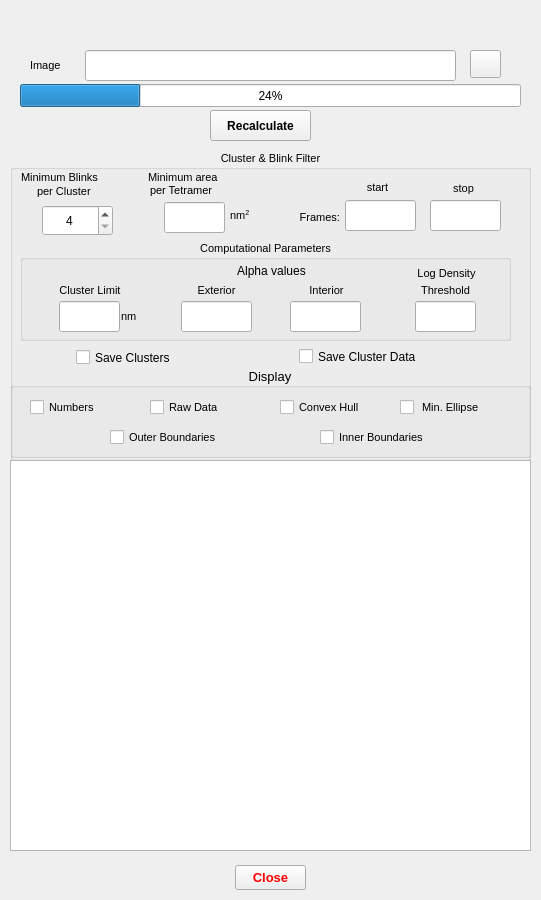
<?xml version="1.0" encoding="UTF-8"?>
<ui version="4.0">
 <class>Parameters</class>
 <widget class="QWidget" name="Parameters">
  <property name="geometry">
   <rect>
    <x>0</x>
    <y>0</y>
    <width>541</width>
    <height>900</height>
   </rect>
  </property>
  <property name="windowTitle">
   <string/>
  </property>
  <property name="windowIcon">
   <iconset resource="glsl.qrc">
    <normaloff>:/dim.png</normaloff>:/dim.png</iconset>
  </property>
  <widget class="QPushButton" name="pbLoadFiles">
   <property name="geometry">
    <rect>
     <x>210</x>
     <y>110</y>
     <width>95</width>
     <height>30</height>
    </rect>
   </property>
   <property name="font">
    <font>
     <weight>75</weight>
     <bold>true</bold>
    </font>
   </property>
   <property name="text">
    <string>Load </string>
   </property>
  </widget>
  <widget class="QGroupBox" name="groupBox">
   <property name="geometry">
    <rect>
     <x>10</x>
     <y>150</y>
     <width>521</width>
     <height>311</height>
    </rect>
   </property>
   <property name="font">
    <font>
     <pointsize>8</pointsize>
    </font>
   </property>
   <property name="title">
    <string>Cluster &amp;&amp; Blink Filter</string>
   </property>
   <property name="alignment">
    <set>Qt::AlignCenter</set>
   </property>
   <widget class="QSpinBox" name="sbMinBlinksPerCluster">
    <property name="geometry">
     <rect>
      <x>32</x>
      <y>55</y>
      <width>71</width>
      <height>31</height>
     </rect>
    </property>
    <property name="sizePolicy">
     <sizepolicy hsizetype="Fixed" vsizetype="Fixed">
      <horstretch>0</horstretch>
      <verstretch>0</verstretch>
     </sizepolicy>
    </property>
    <property name="minimumSize">
     <size>
      <width>51</width>
      <height>21</height>
     </size>
    </property>
    <property name="font">
     <font>
      <pointsize>9</pointsize>
     </font>
    </property>
    <property name="alignment">
     <set>Qt::AlignCenter</set>
    </property>
    <property name="minimum">
     <number>4</number>
    </property>
    <property name="maximum">
     <number>10</number>
    </property>
   </widget>
   <widget class="QLabel" name="label_5">
    <property name="geometry">
     <rect>
      <x>11</x>
      <y>17</y>
      <width>111</width>
      <height>20</height>
     </rect>
    </property>
    <property name="font">
     <font>
      <pointsize>8</pointsize>
     </font>
    </property>
    <property name="text">
     <string>Minimum Blinks</string>
    </property>
   </widget>
   <widget class="QLabel" name="mblbl_per_Cluster">
    <property name="geometry">
     <rect>
      <x>27</x>
      <y>31</y>
      <width>81</width>
      <height>20</height>
     </rect>
    </property>
    <property name="font">
     <font>
      <pointsize>8</pointsize>
     </font>
    </property>
    <property name="text">
     <string>per Cluster</string>
    </property>
   </widget>
   <widget class="QGroupBox" name="gpbx_CompParam">
    <property name="geometry">
     <rect>
      <x>10</x>
      <y>90</y>
      <width>491</width>
      <height>101</height>
     </rect>
    </property>
    <property name="font">
     <font>
      <pointsize>8</pointsize>
     </font>
    </property>
    <property name="title">
     <string>Computational Parameters</string>
    </property>
    <property name="alignment">
     <set>Qt::AlignCenter</set>
    </property>
    <widget class="QLabel" name="label_4">
     <property name="geometry">
      <rect>
       <x>196</x>
       <y>20</y>
       <width>111</width>
       <height>21</height>
      </rect>
     </property>
     <property name="font">
      <font>
       <pointsize>9</pointsize>
      </font>
     </property>
     <property name="text">
      <string>Alpha values</string>
     </property>
     <property name="alignment">
      <set>Qt::AlignCenter</set>
     </property>
    </widget>
    <widget class="QLineEdit" name="leAlphaExterior">
     <property name="geometry">
      <rect>
       <x>161</x>
       <y>61</y>
       <width>71</width>
       <height>31</height>
      </rect>
     </property>
     <property name="font">
      <font>
       <pointsize>11</pointsize>
      </font>
     </property>
     <property name="text">
      <string/>
     </property>
    </widget>
    <widget class="QLineEdit" name="leAlphaInterior">
     <property name="geometry">
      <rect>
       <x>270</x>
       <y>61</y>
       <width>71</width>
       <height>31</height>
      </rect>
     </property>
     <property name="font">
      <font>
       <pointsize>11</pointsize>
      </font>
     </property>
    </widget>
    <widget class="QLineEdit" name="leLogDensityThresh">
     <property name="geometry">
      <rect>
       <x>395</x>
       <y>61</y>
       <width>61</width>
       <height>31</height>
      </rect>
     </property>
     <property name="font">
      <font>
       <pointsize>11</pointsize>
      </font>
     </property>
     <property name="text">
      <string/>
     </property>
    </widget>
    <widget class="QLabel" name="label_24">
     <property name="geometry">
      <rect>
       <x>390</x>
       <y>42</y>
       <width>71</width>
       <height>16</height>
      </rect>
     </property>
     <property name="sizePolicy">
      <sizepolicy hsizetype="Fixed" vsizetype="Preferred">
       <horstretch>0</horstretch>
       <verstretch>0</verstretch>
      </sizepolicy>
     </property>
     <property name="font">
      <font>
       <pointsize>8</pointsize>
      </font>
     </property>
     <property name="text">
      <string>Threshold</string>
     </property>
     <property name="alignment">
      <set>Qt::AlignCenter</set>
     </property>
    </widget>
    <widget class="QLineEdit" name="leClusterDistance">
     <property name="geometry">
      <rect>
       <x>39</x>
       <y>61</y>
       <width>61</width>
       <height>31</height>
      </rect>
     </property>
     <property name="font">
      <font>
       <pointsize>11</pointsize>
      </font>
     </property>
    </widget>
    <widget class="QLabel" name="label_12">
     <property name="geometry">
      <rect>
       <x>101</x>
       <y>68</y>
       <width>31</width>
       <height>16</height>
      </rect>
     </property>
     <property name="font">
      <font>
       <pointsize>8</pointsize>
      </font>
     </property>
     <property name="text">
      <string>nm</string>
     </property>
    </widget>
    <widget class="QLabel" name="label_6">
     <property name="geometry">
      <rect>
       <x>156</x>
       <y>42</y>
       <width>81</width>
       <height>16</height>
      </rect>
     </property>
     <property name="font">
      <font>
       <pointsize>8</pointsize>
      </font>
     </property>
     <property name="text">
      <string>Exterior</string>
     </property>
     <property name="alignment">
      <set>Qt::AlignCenter</set>
     </property>
    </widget>
    <widget class="QLabel" name="label_8">
     <property name="geometry">
      <rect>
       <x>276</x>
       <y>42</y>
       <width>61</width>
       <height>16</height>
      </rect>
     </property>
     <property name="font">
      <font>
       <pointsize>8</pointsize>
      </font>
     </property>
     <property name="text">
      <string>Interior</string>
     </property>
     <property name="alignment">
      <set>Qt::AlignCenter</set>
     </property>
    </widget>
    <widget class="QLabel" name="label_27">
     <property name="geometry">
      <rect>
       <x>20</x>
       <y>40</y>
       <width>100</width>
       <height>20</height>
      </rect>
     </property>
     <property name="font">
      <font>
       <pointsize>8</pointsize>
      </font>
     </property>
     <property name="text">
      <string>Cluster Limit</string>
     </property>
     <property name="alignment">
      <set>Qt::AlignCenter</set>
     </property>
    </widget>
    <widget class="QLabel" name="label_28">
     <property name="geometry">
      <rect>
       <x>376</x>
       <y>23</y>
       <width>101</width>
       <height>20</height>
      </rect>
     </property>
     <property name="font">
      <font>
       <pointsize>8</pointsize>
      </font>
     </property>
     <property name="text">
      <string>Log Density</string>
     </property>
     <property name="alignment">
      <set>Qt::AlignCenter</set>
     </property>
    </widget>
   </widget>
   <widget class="QLineEdit" name="leFrameStart">
    <property name="geometry">
     <rect>
      <x>335</x>
      <y>50</y>
      <width>71</width>
      <height>31</height>
     </rect>
    </property>
   </widget>
   <widget class="QLabel" name="label_15">
    <property name="geometry">
     <rect>
      <x>352</x>
      <y>27</y>
      <width>31</width>
      <height>21</height>
     </rect>
    </property>
    <property name="font">
     <font>
      <pointsize>8</pointsize>
      <weight>50</weight>
      <bold>false</bold>
     </font>
    </property>
    <property name="text">
     <string>start</string>
    </property>
    <property name="alignment">
     <set>Qt::AlignCenter</set>
    </property>
   </widget>
   <widget class="QLabel" name="label_13">
    <property name="geometry">
     <rect>
      <x>272</x>
      <y>57</y>
      <width>61</width>
      <height>20</height>
     </rect>
    </property>
    <property name="font">
     <font>
      <pointsize>8</pointsize>
      <weight>50</weight>
      <bold>false</bold>
     </font>
    </property>
    <property name="text">
     <string>Frames: </string>
    </property>
    <property name="alignment">
     <set>Qt::AlignRight|Qt::AlignTrailing|Qt::AlignVCenter</set>
    </property>
   </widget>
   <widget class="QLabel" name="label_14">
    <property name="geometry">
     <rect>
      <x>438</x>
      <y>28</y>
      <width>31</width>
      <height>21</height>
     </rect>
    </property>
    <property name="font">
     <font>
      <pointsize>8</pointsize>
      <weight>50</weight>
      <bold>false</bold>
     </font>
    </property>
    <property name="text">
     <string>stop</string>
    </property>
    <property name="alignment">
     <set>Qt::AlignCenter</set>
    </property>
   </widget>
   <widget class="QLineEdit" name="leFrameStop">
    <property name="geometry">
     <rect>
      <x>420</x>
      <y>50</y>
      <width>71</width>
      <height>31</height>
     </rect>
    </property>
   </widget>
   <widget class="QLineEdit" name="leMinTetramerArea">
    <property name="geometry">
     <rect>
      <x>154</x>
      <y>52</y>
      <width>61</width>
      <height>31</height>
     </rect>
    </property>
    <property name="font">
     <font>
      <pointsize>9</pointsize>
     </font>
    </property>
   </widget>
   <widget class="QLabel" name="label_9">
    <property name="geometry">
     <rect>
      <x>138</x>
      <y>19</y>
      <width>101</width>
      <height>16</height>
     </rect>
    </property>
    <property name="font">
     <font>
      <pointsize>8</pointsize>
     </font>
    </property>
    <property name="text">
     <string>Minimum area</string>
    </property>
   </widget>
   <widget class="QLabel" name="mblbl_per_Tetramer">
    <property name="geometry">
     <rect>
      <x>140</x>
      <y>30</y>
      <width>101</width>
      <height>20</height>
     </rect>
    </property>
    <property name="font">
     <font>
      <pointsize>8</pointsize>
     </font>
    </property>
    <property name="text">
     <string>per Tetramer</string>
    </property>
   </widget>
   <widget class="QLabel" name="label_16">
    <property name="geometry">
     <rect>
      <x>220</x>
      <y>58</y>
      <width>31</width>
      <height>16</height>
     </rect>
    </property>
    <property name="font">
     <font>
      <pointsize>8</pointsize>
     </font>
    </property>
    <property name="text">
     <string>&lt;html&gt;&lt;head/&gt;&lt;body&gt;&lt;p&gt;nm&lt;span style=&quot; vertical-align:super;&quot;&gt;2&lt;/span&gt;&lt;/p&gt;&lt;/body&gt;&lt;/html&gt;</string>
    </property>
   </widget>
   <widget class="QCheckBox" name="ckSaveClusters">
    <property name="geometry">
     <rect>
      <x>66</x>
      <y>197</y>
      <width>151</width>
      <height>21</height>
     </rect>
    </property>
    <property name="font">
     <font>
      <pointsize>9</pointsize>
     </font>
    </property>
    <property name="text">
     <string>Save Clusters</string>
    </property>
   </widget>
   <widget class="QGroupBox" name="groupBox_2">
    <property name="geometry">
     <rect>
      <x>0</x>
      <y>217</y>
      <width>521</width>
      <height>91</height>
     </rect>
    </property>
    <property name="font">
     <font>
      <pointsize>10</pointsize>
     </font>
    </property>
    <property name="title">
     <string>Display</string>
    </property>
    <property name="alignment">
     <set>Qt::AlignCenter</set>
    </property>
    <widget class="QCheckBox" name="ckDispNumbers">
     <property name="geometry">
      <rect>
       <x>20</x>
       <y>30</y>
       <width>101</width>
       <height>20</height>
      </rect>
     </property>
     <property name="font">
      <font>
       <pointsize>8</pointsize>
      </font>
     </property>
     <property name="text">
      <string>Numbers</string>
     </property>
    </widget>
    <widget class="QCheckBox" name="ckDispInner">
     <property name="geometry">
      <rect>
       <x>310</x>
       <y>60</y>
       <width>151</width>
       <height>20</height>
      </rect>
     </property>
     <property name="font">
      <font>
       <pointsize>8</pointsize>
      </font>
     </property>
     <property name="text">
      <string>Inner Boundaries</string>
     </property>
    </widget>
    <widget class="QCheckBox" name="ckDispOuter">
     <property name="geometry">
      <rect>
       <x>100</x>
       <y>60</y>
       <width>151</width>
       <height>20</height>
      </rect>
     </property>
     <property name="font">
      <font>
       <pointsize>8</pointsize>
      </font>
     </property>
     <property name="text">
      <string>Outer Boundaries</string>
     </property>
    </widget>
    <widget class="QCheckBox" name="ckDispConvexHull">
     <property name="geometry">
      <rect>
       <x>270</x>
       <y>30</y>
       <width>121</width>
       <height>20</height>
      </rect>
     </property>
     <property name="font">
      <font>
       <pointsize>8</pointsize>
      </font>
     </property>
     <property name="text">
      <string>Convex Hull</string>
     </property>
    </widget>
    <widget class="QCheckBox" name="ckDispRawData">
     <property name="geometry">
      <rect>
       <x>140</x>
       <y>30</y>
       <width>101</width>
       <height>20</height>
      </rect>
     </property>
     <property name="font">
      <font>
       <pointsize>8</pointsize>
      </font>
     </property>
     <property name="text">
      <string>Raw Data</string>
     </property>
    </widget>
    <widget class="QCheckBox" name="ckDispMinEllipse">
     <property name="geometry">
      <rect>
       <x>390</x>
       <y>30</y>
       <width>121</width>
       <height>20</height>
      </rect>
     </property>
     <property name="font">
      <font>
       <pointsize>8</pointsize>
      </font>
     </property>
     <property name="text">
      <string> Min. Ellipse</string>
     </property>
    </widget>
   </widget>
   <widget class="QCheckBox" name="ckSaveClusterData">
    <property name="geometry">
     <rect>
      <x>289</x>
      <y>196</y>
      <width>181</width>
      <height>21</height>
     </rect>
    </property>
    <property name="font">
     <font>
      <pointsize>9</pointsize>
     </font>
    </property>
    <property name="text">
     <string>Save Cluster Data</string>
    </property>
   </widget>
   <zorder>gpbx_CompParam</zorder>
   <zorder>sbMinBlinksPerCluster</zorder>
   <zorder>label_5</zorder>
   <zorder>mblbl_per_Cluster</zorder>
   <zorder>leFrameStart</zorder>
   <zorder>label_15</zorder>
   <zorder>label_13</zorder>
   <zorder>label_14</zorder>
   <zorder>leFrameStop</zorder>
   <zorder>leMinTetramerArea</zorder>
   <zorder>label_9</zorder>
   <zorder>mblbl_per_Tetramer</zorder>
   <zorder>label_16</zorder>
   <zorder>ckSaveClusters</zorder>
   <zorder>groupBox_2</zorder>
   <zorder>ckSaveClusterData</zorder>
  </widget>
  <widget class="QLineEdit" name="lePosnFile">
   <property name="geometry">
    <rect>
     <x>85</x>
     <y>50</y>
     <width>371</width>
     <height>31</height>
    </rect>
   </property>
   <property name="font">
    <font>
     <pointsize>8</pointsize>
    </font>
   </property>
  </widget>
  <widget class="QLabel" name="label">
   <property name="geometry">
    <rect>
     <x>30</x>
     <y>55</y>
     <width>51</width>
     <height>20</height>
    </rect>
   </property>
   <property name="font">
    <font>
     <pointsize>8</pointsize>
    </font>
   </property>
   <property name="text">
    <string>Image</string>
   </property>
  </widget>
  <widget class="QPushButton" name="pbBrowseFiles">
   <property name="enabled">
    <bool>true</bool>
   </property>
   <property name="geometry">
    <rect>
     <x>470</x>
     <y>50</y>
     <width>31</width>
     <height>28</height>
    </rect>
   </property>
   <property name="autoFillBackground">
    <bool>false</bool>
   </property>
   <property name="text">
    <string/>
   </property>
   <property name="icon">
    <iconset resource="glsl.qrc">
     <normaloff>:/open_small.bmp</normaloff>
     <normalon>:/open_small.bmp</normalon>:/open_small.bmp</iconset>
   </property>
  </widget>
  <widget class="QProgressBar" name="progressBar">
   <property name="geometry">
    <rect>
     <x>20</x>
     <y>84</y>
     <width>501</width>
     <height>23</height>
    </rect>
   </property>
   <property name="value">
    <number>24</number>
   </property>
  </widget>
  <widget class="QPushButton" name="pbClose">
   <property name="geometry">
    <rect>
     <x>235</x>
     <y>865</y>
     <width>71</width>
     <height>25</height>
    </rect>
   </property>
   <property name="palette">
    <palette>
     <active>
      <colorrole role="ButtonText">
       <brush brushstyle="SolidPattern">
        <color alpha="255">
         <red>255</red>
         <green>0</green>
         <blue>0</blue>
        </color>
       </brush>
      </colorrole>
     </active>
     <inactive>
      <colorrole role="ButtonText">
       <brush brushstyle="SolidPattern">
        <color alpha="255">
         <red>255</red>
         <green>0</green>
         <blue>0</blue>
        </color>
       </brush>
      </colorrole>
     </inactive>
     <disabled>
      <colorrole role="ButtonText">
       <brush brushstyle="SolidPattern">
        <color alpha="255">
         <red>120</red>
         <green>120</green>
         <blue>120</blue>
        </color>
       </brush>
      </colorrole>
     </disabled>
    </palette>
   </property>
   <property name="font">
    <font>
     <pointsize>10</pointsize>
     <weight>75</weight>
     <bold>true</bold>
    </font>
   </property>
   <property name="text">
    <string>Close</string>
   </property>
  </widget>
  <widget class="QLabel" name="Directory">
   <property name="geometry">
    <rect>
     <x>30</x>
     <y>30</y>
     <width>481</width>
     <height>20</height>
    </rect>
   </property>
   <property name="font">
    <font>
     <pointsize>8</pointsize>
    </font>
   </property>
   <property name="text">
    <string/>
   </property>
  </widget>
  <widget class="QPushButton" name="pbApply">
   <property name="geometry">
    <rect>
     <x>210</x>
     <y>110</y>
     <width>101</width>
     <height>31</height>
    </rect>
   </property>
   <property name="font">
    <font>
     <weight>75</weight>
     <bold>true</bold>
    </font>
   </property>
   <property name="text">
    <string>Recalculate</string>
   </property>
  </widget>
  <widget class="QTextEdit" name="teMessage">
   <property name="geometry">
    <rect>
     <x>10</x>
     <y>460</y>
     <width>521</width>
     <height>391</height>
    </rect>
   </property>
   <property name="font">
    <font>
     <pointsize>8</pointsize>
     <weight>75</weight>
     <bold>true</bold>
    </font>
   </property>
  </widget>
 </widget>
 <resources>
  <include location="glsl.qrc"/>
 </resources>
 <connections/>
</ui>
